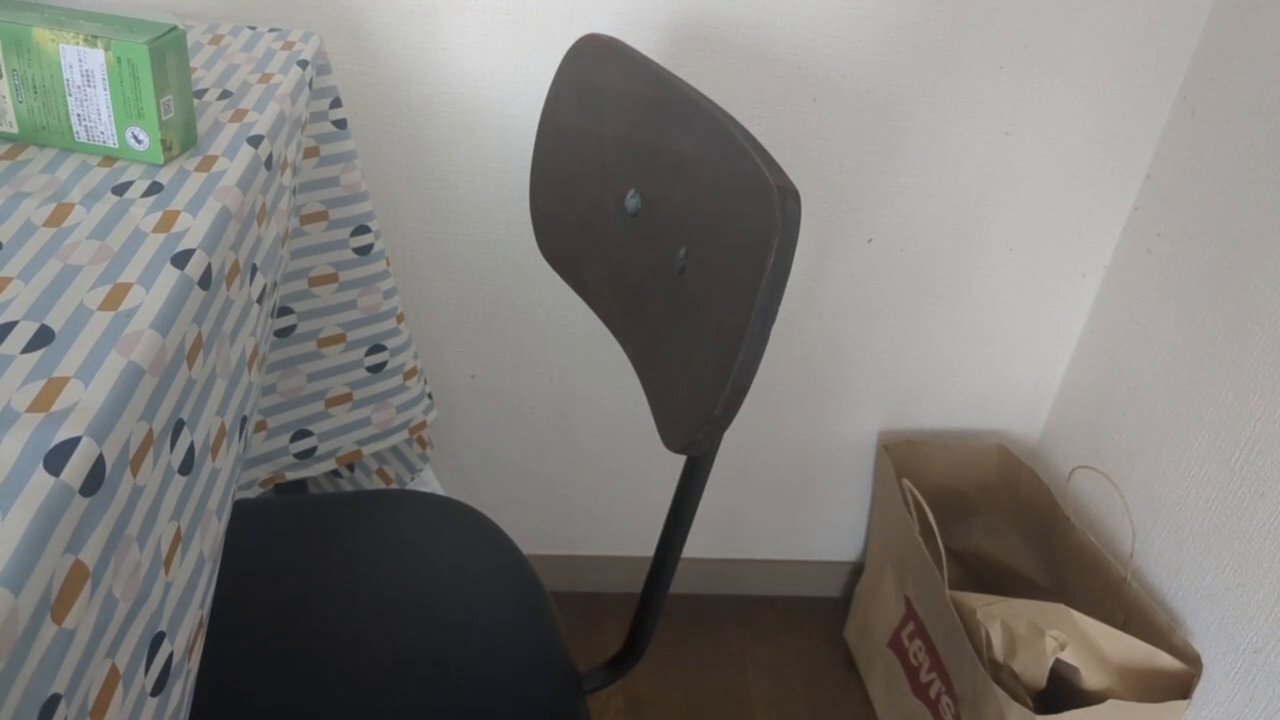
#> input picture frame 16 of input.mp4, 1280 x 720 px
$ python one_point_tracking.py
#> lines starting #> are read from the running program, lines starting #| are printed output that depends on the picture
import cv2
import numpy as np

# [19 lines left out: functions movingAverage, smooth, fixBorder, not called in this run]

def stabilize_video(input_path, output_path):
#> called with input_path = 'input.mp4', output_path = 'stabilized_video_single_point.mp4'
    cap = cv2.VideoCapture(input_path)
    n_frames = int(cap.get(cv2.CAP_PROP_FRAME_COUNT))

    width = int(cap.get(cv2.CAP_PROP_FRAME_WIDTH))
    height = int(cap.get(cv2.CAP_PROP_FRAME_HEIGHT))
    fps = int(cap.get(cv2.CAP_PROP_FPS))

    fourcc = cv2.VideoWriter_fourcc(*'mp4v')
    out = cv2.VideoWriter(output_path, fourcc, fps, (width, height))

    # Read first frame
    _, prev = cap.read()
#> prev is the input picture: shape (720, 1280, 3); mean B, G, R 120, 123.7, 125.5
    prev_gray = cv2.cvtColor(prev, cv2.COLOR_BGR2GRAY)
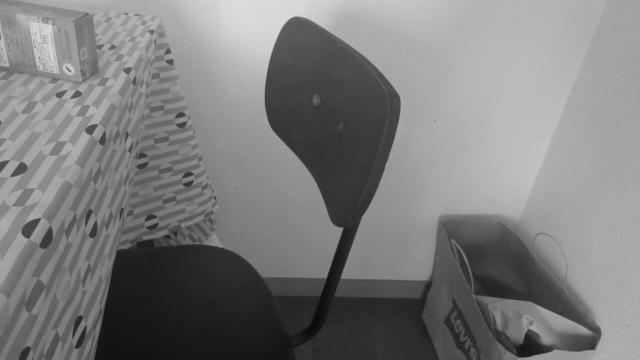
#> prev_gray: shape (720, 1280) (shown at 1/2 size); min 9, max 224, mean 123.7

    # Find a good point to track
    prev_pts = cv2.goodFeaturesToTrack(prev_gray, maxCorners=1, qualityLevel=0.01, minDistance=30, blockSize=3)
#> prev_pts = [[139, 144]]

    if prev_pts is None or len(prev_pts) == 0:
        raise Exception("No good features found to track")

    # Pre-define transformation-store array
    transforms = np.zeros((n_frames-1, 2), np.float32)

    for i in range(n_frames-1):
        # Read next frame
        success, curr = cap.read()
        if not success:
            break

        # Convert to grayscale
        curr_gray = cv2.cvtColor(curr, cv2.COLOR_BGR2GRAY)

        # Calculate optical flow (i.e. track feature points)
        curr_pts, status, err = cv2.calcOpticalFlowPyrLK(prev_gray, curr_gray, prev_pts, None)

        # Select good points
        good_new = curr_pts[status==1]
        good_old = prev_pts[status==1]

        # If no good points, find new points
        if len(good_new) == 0:
            new_pts = cv2.goodFeaturesToTrack(curr_gray, maxCorners=1, qualityLevel=0.01, minDistance=30, blockSize=3)
            if new_pts is not None and len(new_pts) > 0:
                prev_pts = new_pts
            else:
                # If no points found, use the previous transformation
                transforms[i] = transforms[i-1] if i > 0 else [0, 0]
                prev_gray = curr_gray
                continue
        else:
            # Calculate movement
            dx = good_new[0][0] - good_old[0][0]
            dy = good_new[0][1] - good_old[0][1]

            # Store transformation
            transforms[i] = [dx, dy]

            # Update previous points
            prev_pts = good_new.reshape(-1, 1, 2)

        # Move to next frame
        prev_gray = curr_gray
#> this loop made 30 passes
#> (err, good_old, dx, dy, prev_pts) on passes 1 to 7: ([2.89], [[139, 144]], 1.51, 1.27, [[140.5, 145.3]]), ([2.05], [[140.5, 145.3]], 2.74, 2.33, [[143.2, 147.6]]), ([7.07], [[143.2, 147.6]], 6.69, 7.77, [[149.9, 155.4]]), ([2.8], [[149.9, 155.4]], 10.01, 14.43, [[159.9, 169.8]]), ([5.22], [[159.9, 169.8]], 7.6, 17.31, [[167.5, 187.1]]), ([3.22], [[167.5, 187.1]], 3.47, 16.45, [[171, 203.6]]), ([2.11], [[171, 203.6]], 1.18, 17.24, [[172.2, 220.8]])
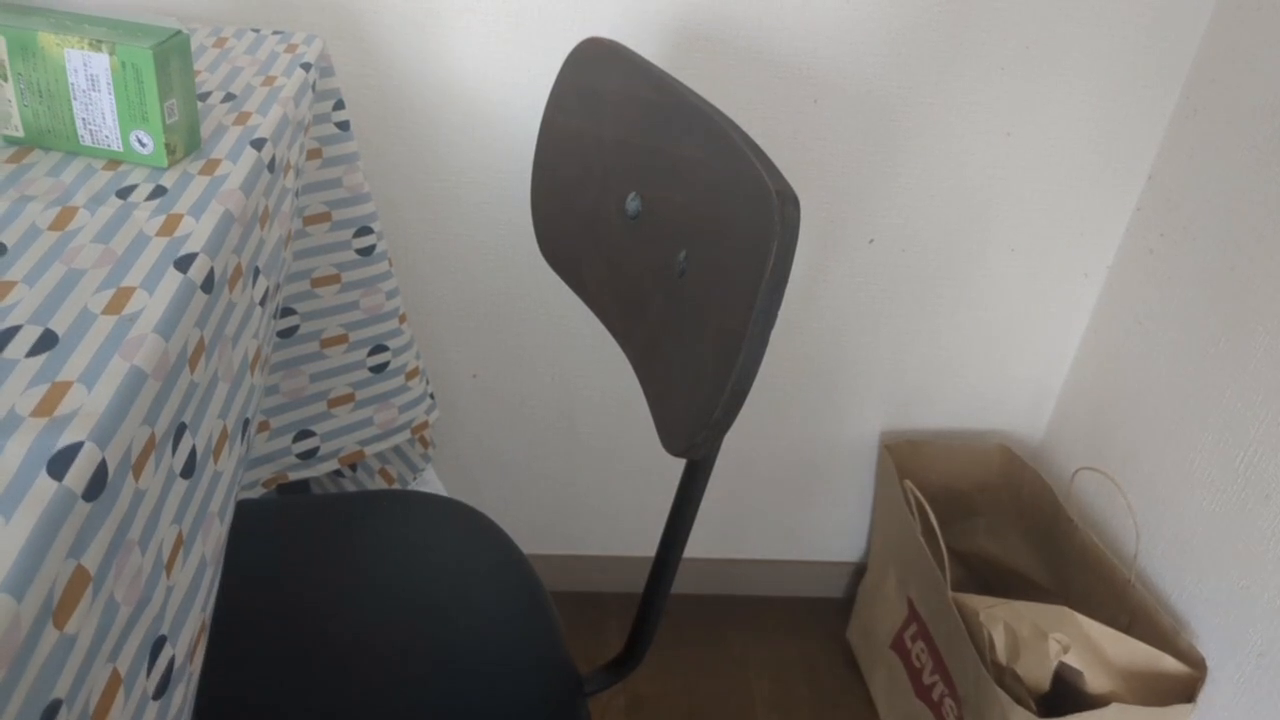
#> input picture frame 18 of input.mp4, 1280 x 720 px
#> pass 3, in stabilize_video, `curr_gray = cv2.cvtColor(curr, cv2.COLOR_BGR2GRAY)`:
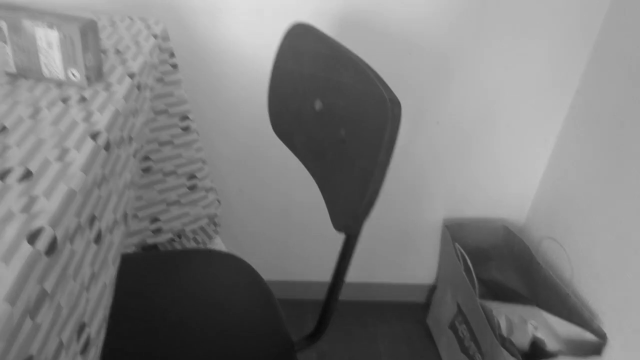
#> curr_gray: shape (720, 1280) (shown at 1/2 size); min 7, max 223, mean 125.1
#> after the loop:
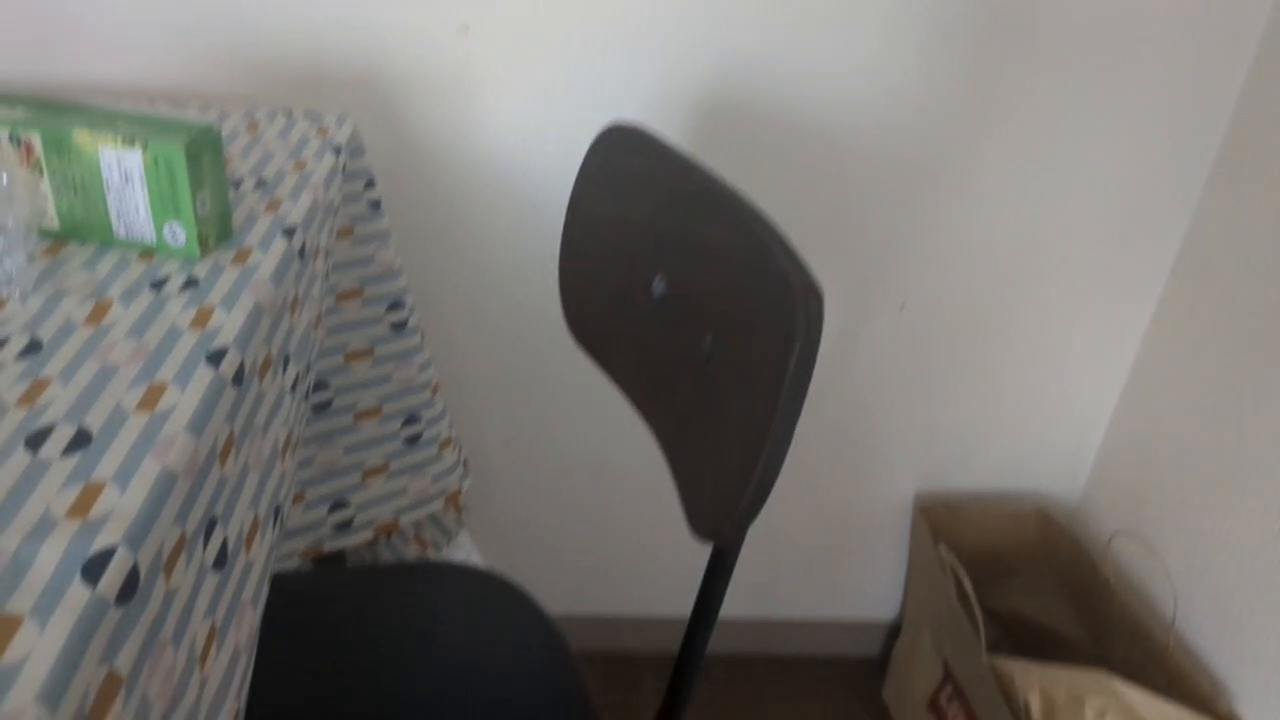
#> curr: shape (720, 1280, 3); mean B, G, R 113.4, 117.3, 119.6
#> after the loop, transforms = 163 pairs, first value -6.48 to 10.76, second value -19.51 to 19.99

    # Compute trajectory using cumulative sum of transformations
    trajectory = np.cumsum(transforms, axis=0)

    # Smooth trajectory
    smoothed_trajectory = smooth(trajectory)

    # Calculate difference in smoothed_trajectory and trajectory
    difference = smoothed_trajectory - trajectory

    # Calculate newer transformation array
    transforms_smooth = transforms + difference

    # Reset stream to first frame
    cap.set(cv2.CAP_PROP_POS_FRAMES, 0)

    # Write n_frames-1 transformed frames
    for i in range(n_frames-1):
        # Read next frame
        success, frame = cap.read()
        if not success:
            break

        # Extract transformations from the new transformation array
        dx = transforms_smooth[i,0]
        dy = transforms_smooth[i,1]

        # Reconstruct transformation matrix accordingly to new values
        m = np.array([[1, 0, -dx], [0, 1, -dy]])

        # Apply affine wrapping to the given frame
        frame_stabilized = cv2.warpAffine(frame, m, (width,height))

        # Fix border artifacts
        frame_stabilized = fixBorder(frame_stabilized)

        # Write the frame to the file
        out.write(frame_stabilized)

    # Release video
    cap.release()
    out.release()

# Usage
input_video = "input.mp4"
output_video = "stabilized_video_single_point.mp4"
stabilize_video(input_video, output_video)

$ run again, starting later in the video
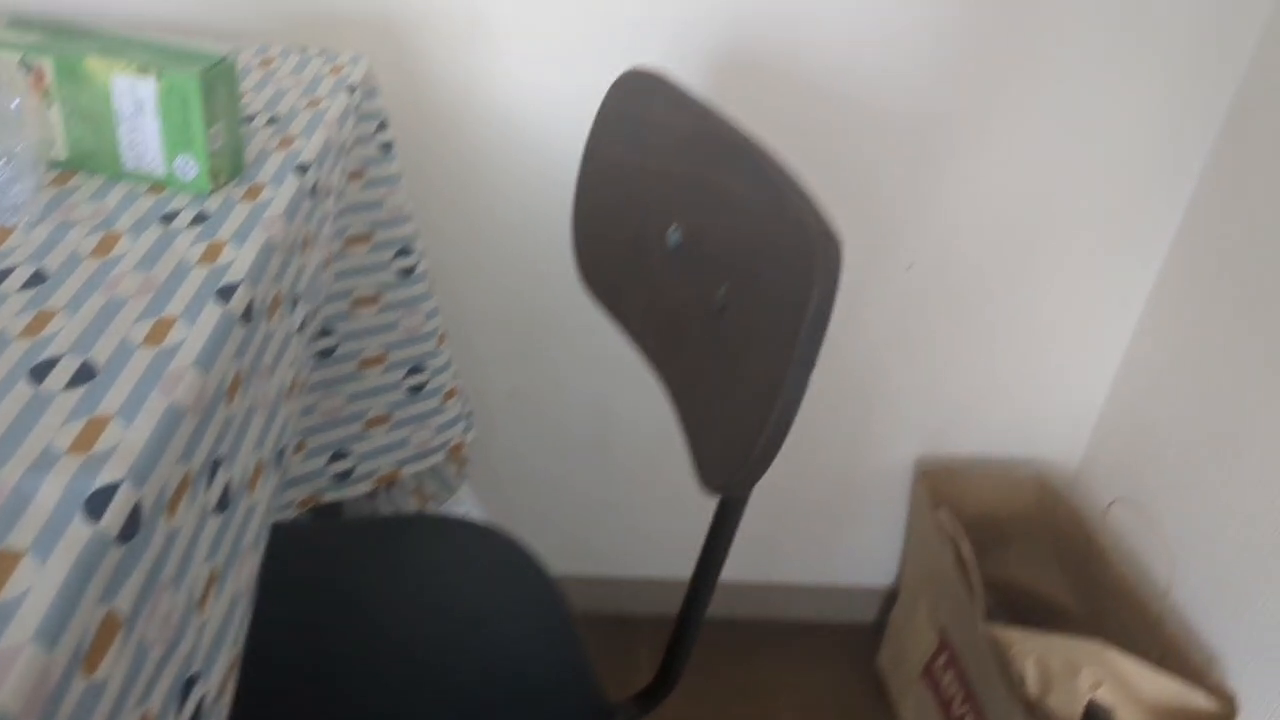
#> input picture frame 73 of input.mp4, 1280 x 720 px
#> in stabilize_video, prev is the input picture: shape (720, 1280, 3); mean B, G, R 125.3, 128.7, 130.8
#> in stabilize_video, `prev_pts = cv2.goodFeaturesToTrack(prev_gray, maxCorners=1, qualityLev..`: prev_pts = [[12, 107]]
#> the loop in stabilize_video, `for i in range(n_frames-1):` made 30 passes
#> (status, err, good_old, dx, dy, prev_pts) on passes 1 to 7: ([1], [3.75], [[12, 107]], -7.14, 9, [[4.86, 116]]), ([1], [6.61], [[4.86, 116]], -5.84, 8.33, [[-0.979, 124.3]]), ([1], [6.19], [[-0.979, 124.3]], -1.55, 6.42, [[-2.53, 130.8]]), ([1], [7.14], [[-2.53, 130.8]], 1.71, 7.46, [[-0.827, 138.2]]), ([1], [8.44], [[-0.827, 138.2]], 2.82, 11.23, [[1.99, 149.4]]), ([1], [5.17], [[1.99, 149.4]], 4.24, 12.91, [[6.23, 162.4]]), ([1], [1.75], [[6.23, 162.4]], 4.95, 13.65, [[11.19, 176]])
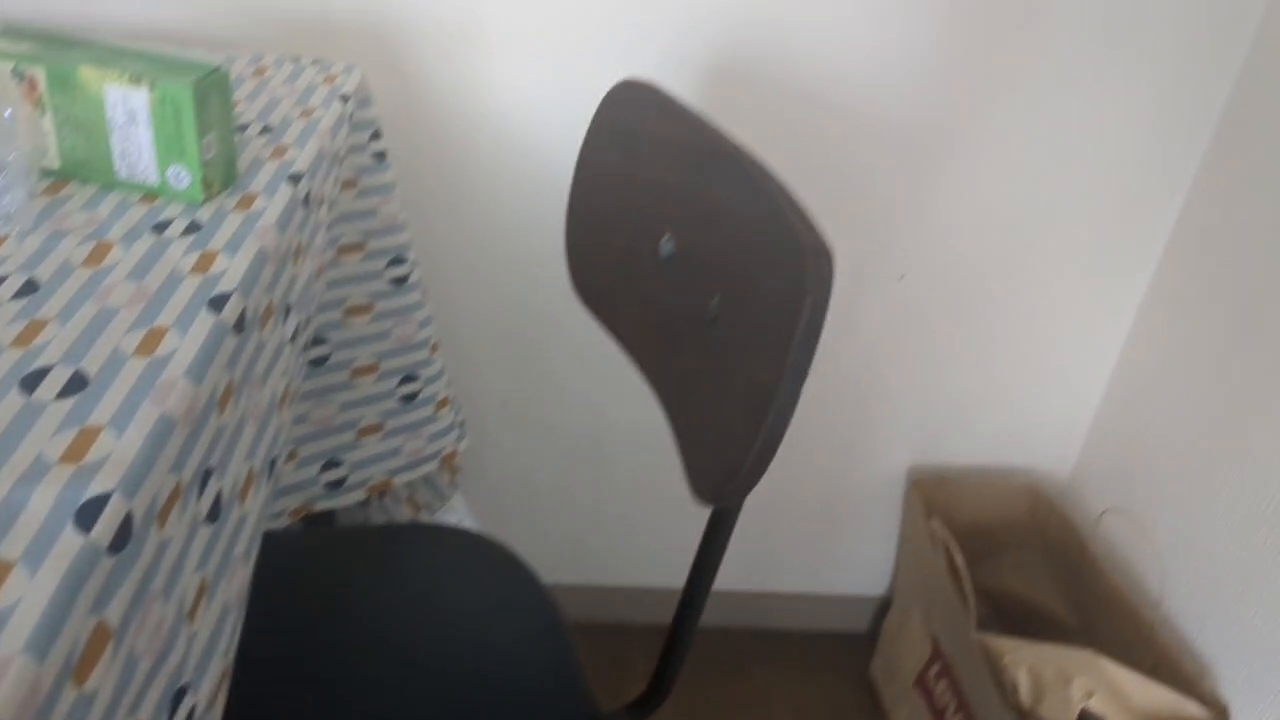
#> input picture frame 74 of input.mp4, 1280 x 720 px
#> after the loop in stabilize_video, `for i in range(n_frames-1):`:
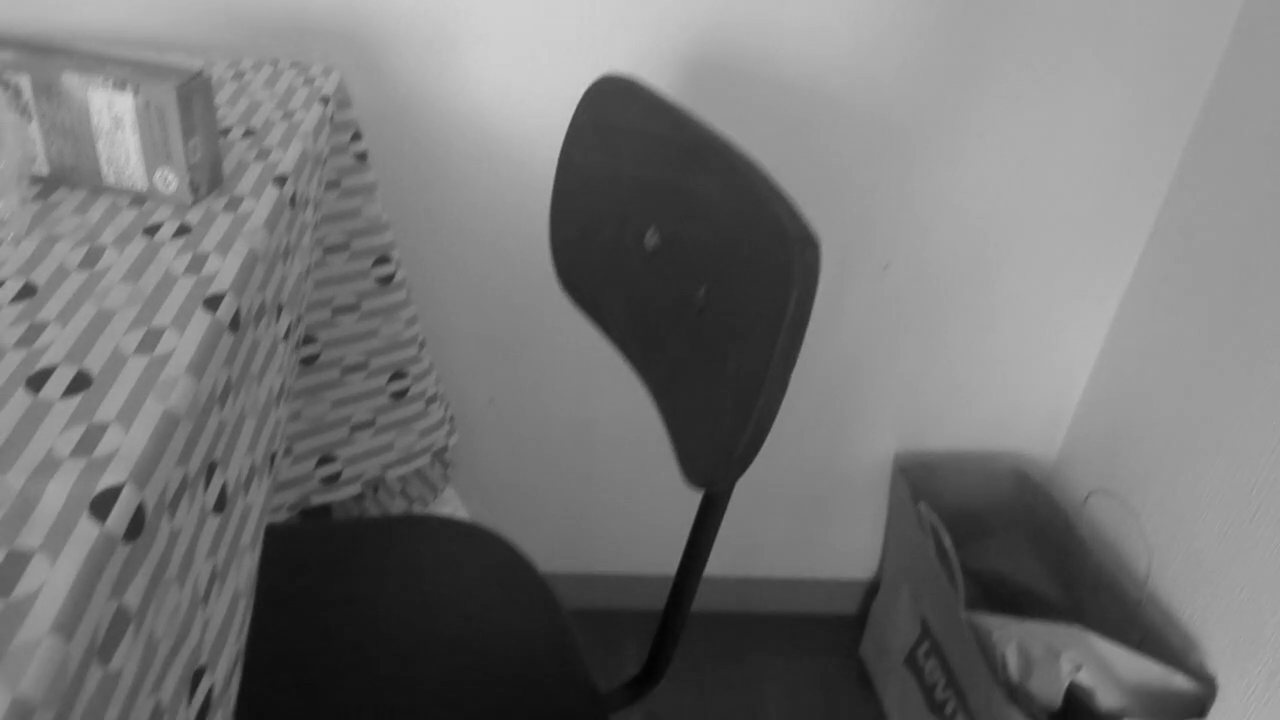
#> curr_gray: shape (720, 1280); min 2, max 208, mean 115.9
#> after the loop in stabilize_video, `for i in range(n_frames-1):`: transforms = 163 pairs, first value -23.13 to 7.4, second value -16.7 to 16.96
